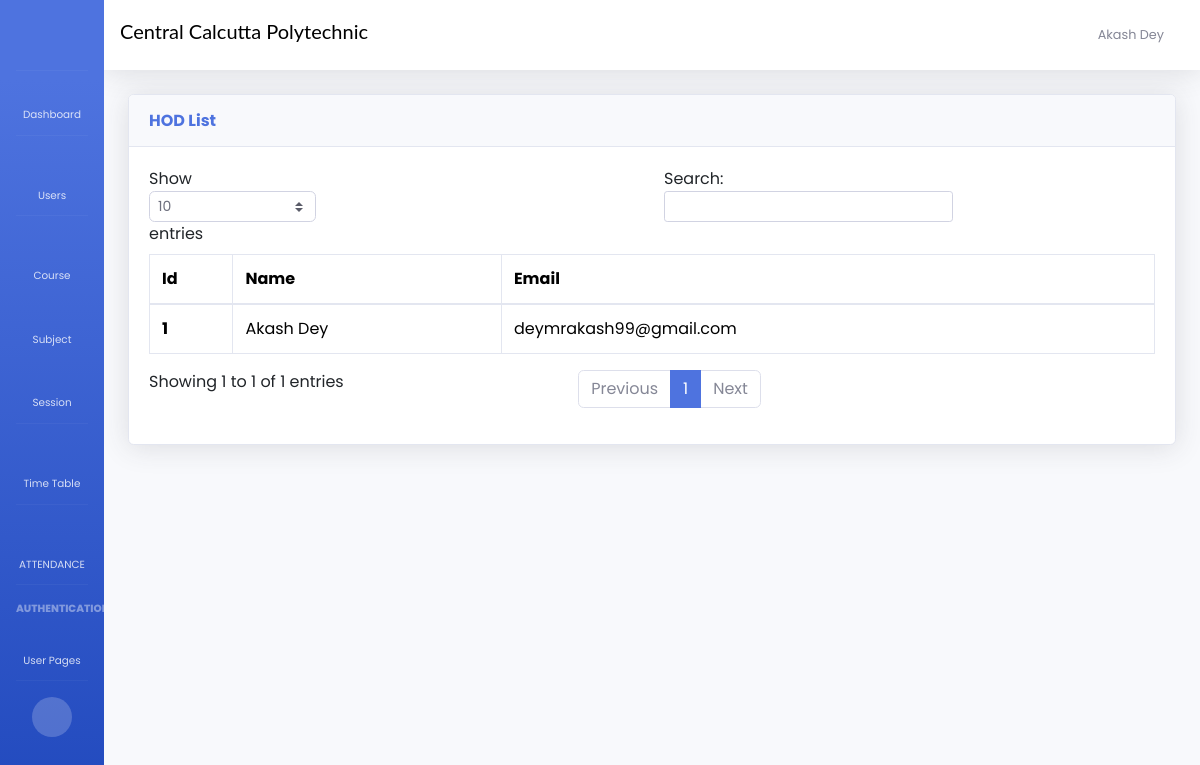
The app's page /hod/list (signed in), older data.
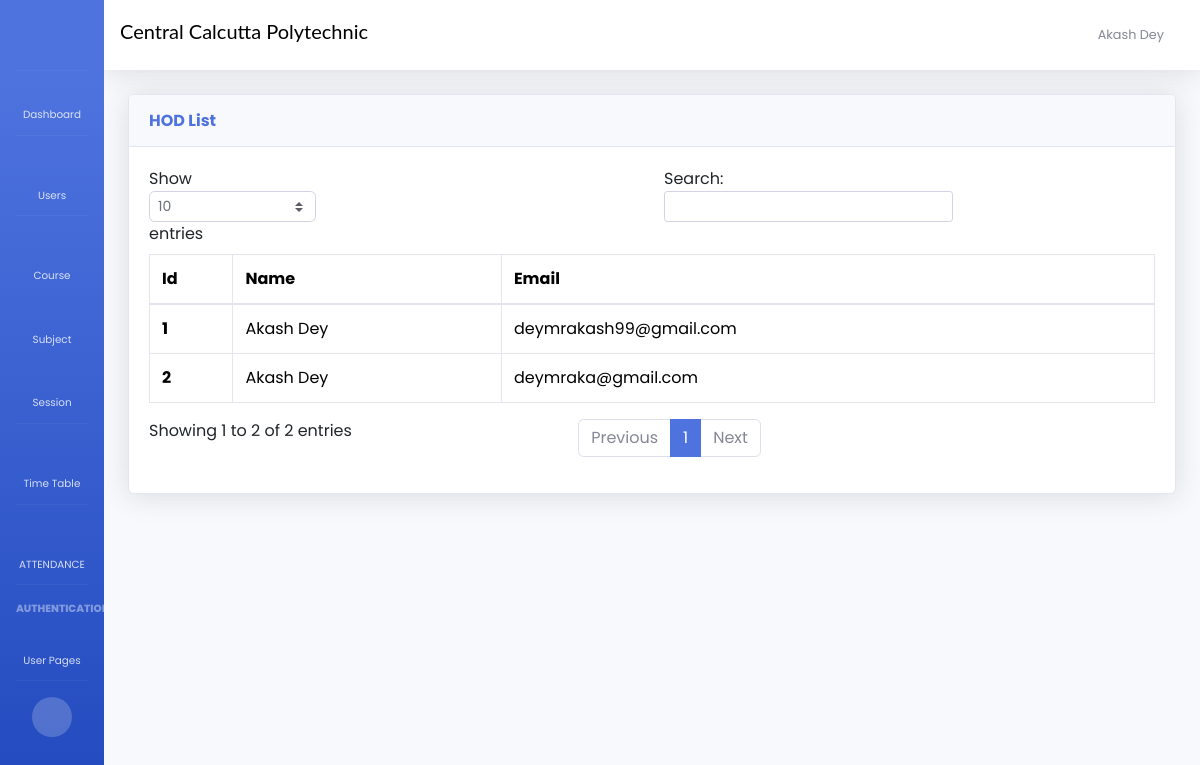
The same page, newer data.
### usermodule/models.py (models this page shows, shortened)
class HOD(models.Model):
    hod=models.OneToOneField(CustomUser,on_delete=models.CASCADE, null=True)
    name = models.CharField(max_length=50, blank=True)
    email = models.EmailField(unique=True, blank=True)
    approved = models.BooleanField(default=True)

### datamodule/views.py (the view)
# urls.py: path('hod/list', d_views.HOD_list, name="hodlist"),
@login_required(login_url="/login")
def HOD_list(request):
    user = request.user
    if int(user.user_type) == 1:
        User = HOD.objects.filter(hod=user, approved=True).first()
    elif int(user.user_type) == 2:
        User = Staff.objects.filter(staff=user, approved=True).first()
    elif int(user.user_type) == 3:
        User = Student.objects.filter(student=user, approved=True).first()
    if check_approve(request):
        return redirect("waiting_student")
    data = {
        "user": User,
        "usertype": usertypedata[int(user.user_type)]
    }
    data["HODTable"] =  HOD.objects.filter(approved=True)
    return render(request, "hod.html", data)

### datamodule/views.py (called while the page is built)
def check_approve(request):
    user = request.user
    if int(user.user_type) == 1:
        User = HOD.objects.filter(hod=user).first()
    elif int(user.user_type) == 2:
        User = Staff.objects.filter(staff=user).first()
    elif int(user.user_type) == 3:
        User = Student.objects.filter(student=user).first()
    return User.approved==False

### templates/hod.html (shortened to what this page needs)
{% extends "base/base1.html" %}
{% load static %}
{% block main %}
<div class="card shadow mb-4">
  <div class="card-header py-3">
      <h6 class="m-0 font-weight-bold text-primary">HOD List</h6>
  </div>
  <div class="card-body">
      <div class="table-responsive">
          <table class="table table-bordered" id="dataTable" width="100%" cellspacing="0">
              <thead>
                  <tr>
                    <th>Id</th>
                    <th>Name</th>
                    <th>Email</th>
                  </tr>
                </thead>
              <tbody>
                {% if HODTable %}
                  {% for i in HODTable %}
                  <tr>
                      <th>{{i.pk}}</td>
                      <td>{{i.name}}</td>
                      <td>{{i.email}}</td>
                  </tr>
                  {% endfor %}
              {% endif %}
            </tbody>
          </table>
        </div>
    </div>
</div>
{% endblock main %}

### templates/base/base1.html (shortened to what the changed rows need)
<!DOCTYPE html>
{% load static %}
<html lang="en">
<head>
    <link href="https://cdn.jsdelivr.net/npm/bootstrap@5.3.3/dist/css/bootstrap.min.css" rel="stylesheet">
    <link href="{% static 'css/bootstrap.min.css' %}" rel="stylesheet">
    <link href="{% static 'css/bootstrap.css' %}" rel="stylesheet">
    <link href="{% static 'vendor/fontawesome-free/css/all.min.css' %}" rel="stylesheet" type="text/css">
    <link href="{% static 'css/calender.css' %}" rel="stylesheet">
    <link href="{% static 'css/register.css' %}" rel="stylesheet">
    <link href="{% static 'css/sb-admin-2.min.css' %}" rel="stylesheet">
</head>
<body id="page-top" class="sidebar-toggled">
    <div id="wrapper">
        <div id="content-wrapper" class="d-flex flex-column">
            <div id="content">
                <nav class="navbar navbar-expand navbar-light bg-white topbar mb-4 static-top shadow">
                    <ul class="navbar-nav ml-auto">
                        <li class="nav-item dropdown no-arrow">
                            <a class="nav-link dropdown-toggle" href="#" id="userDropdown" role="button"
                                data-toggle="dropdown" aria-haspopup="true" aria-expanded="false">
                                {%if usertype == 'HOD' %}
                                <span class="mr-2 d-none d-lg-inline text-gray-600 small">{{user.name}}</span>
                                {% else %}
                                <span class="mr-2 d-none d-lg-inline text-gray-600 small">{{user.name}}</span>
                                <img class="img-profile rounded-circle"
                                src="{{ user.photo.url }}">
                                {% endif %}
                            </a>
                        </li>
                    </ul>
                </nav>
                <div class="container-fluid">
                    {% block main %}
                    {% endblock main %}
                </div>
            </div>
        </div>
    </div>
</body>
</html>

Row changes from the older to the newer data that the page shows:
now on this page (row edited): HOD: pk "2", name "Akash Dey", email "deymraka@gmail.com"
Text that changed along with them:
text written by a page script: "Show entries Search: Showing 1 to 1 of 1 entries Previous 1 Next" → "Show entries Search: Showing 1 to 2 of 2 entries Previous 1 Next"
